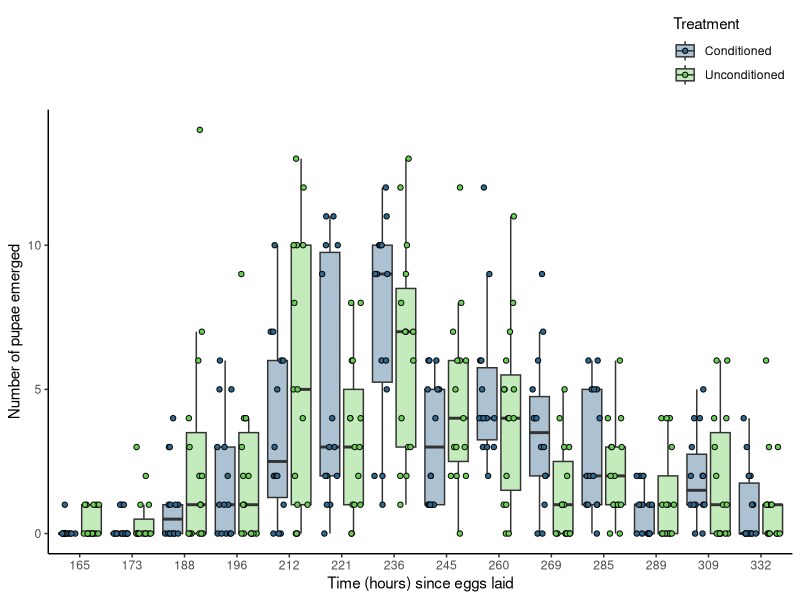
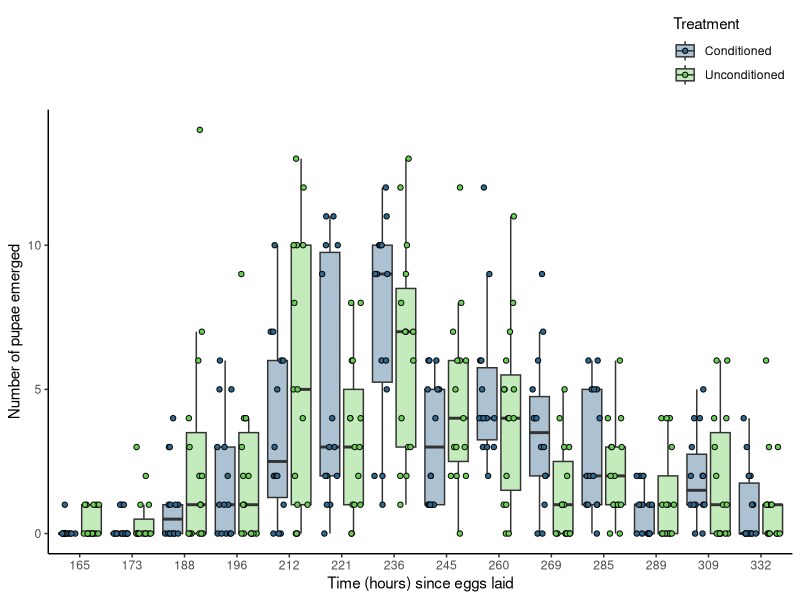

Source code (R) for these figures, in order:
## Packages
library(tidyverse)
library(ggplot2)
library(readxl)
library(viridis)


## Choosing colours from viridis to use: 
viridis_colors <- viridis(10)

################################################ PUPAE ANALYSIS ####


## Reading pupae data in
pupae_fitness_MFE <- read_excel("data/fitness_development/MFE_pupae.xlsx")
pupae_fitness_MFE <- as.data.frame(pupae_fitness_MFE)

## Boxplot ##
pupae_boxplot_MFE <- ggplot(pupae_fitness_MFE, aes(x = factor(time_hours), y = pupae, fill = treatment)) +
  geom_boxplot(outlier.shape = NA, alpha = .4, position = position_dodge(width = 0.9)) +
  geom_point(aes(fill = treatment),
             size = 1.5, shape = 21,
             position = position_jitterdodge(jitter.width = 0.3, dodge.width = 0.9)) +
  scale_fill_manual(values = viridis_colors[c(4, 8)], labels = c("Conditioned", "Unconditioned")) +
  scale_x_discrete(labels = unique(pupae_fitness_MFE$time_hours)) +
  theme_classic() +
  theme(legend.position = "top",
        legend.justification = "right",
        legend.direction = "vertical",
        strip.placement = "outside", 
        strip.background = element_blank(),  
        strip.text = element_blank()) +
  labs(x = "Time (hours) since eggs laid", 
       y = "Number of pupae emerged",
       fill = "Treatment")


## Display the plot 
pupae_boxplot_MFE

## Saving a plot
ggsave(filename = "pupae_boxplot_MFE.png", 
       plot = pupae_boxplot_MFE, 
       width = 10, 
       height = 6, 
       dpi = 300)
